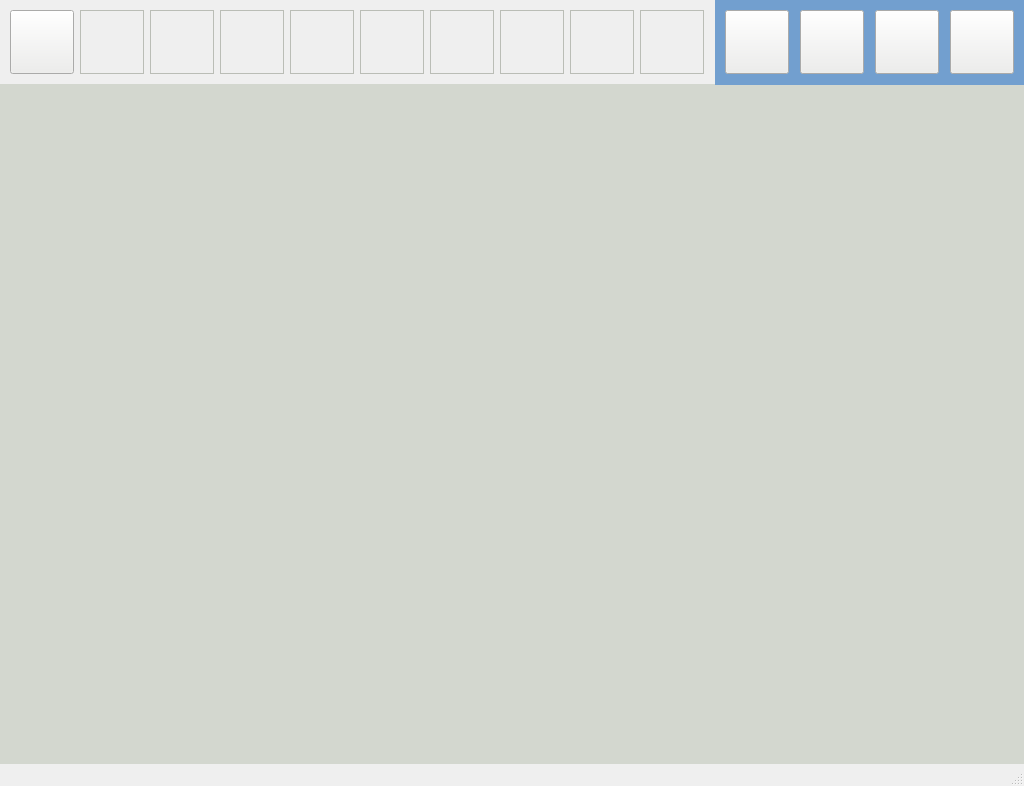
<?xml version="1.0" encoding="UTF-8"?>
<ui version="4.0">
 <class>MainWindow</class>
 <widget class="QMainWindow" name="MainWindow">
  <property name="geometry">
   <rect>
    <x>0</x>
    <y>0</y>
    <width>1024</width>
    <height>786</height>
   </rect>
  </property>
  <property name="windowTitle">
   <string>MainWindow</string>
  </property>
  <widget class="QWidget" name="centralwidget">
   <widget class="QLabel" name="label_Date">
    <property name="geometry">
     <rect>
      <x>1120</x>
      <y>730</y>
      <width>150</width>
      <height>22</height>
     </rect>
    </property>
    <property name="font">
     <font>
      <pointsize>12</pointsize>
     </font>
    </property>
    <property name="text">
     <string/>
    </property>
   </widget>
   <widget class="QLabel" name="label_Time">
    <property name="geometry">
     <rect>
      <x>1130</x>
      <y>730</y>
      <width>150</width>
      <height>22</height>
     </rect>
    </property>
    <property name="font">
     <font>
      <pointsize>12</pointsize>
     </font>
    </property>
    <property name="text">
     <string/>
    </property>
   </widget>
   <widget class="QStackedWidget" name="stackedWidget_Dynamic">
    <property name="geometry">
     <rect>
      <x>0</x>
      <y>84</y>
      <width>1024</width>
      <height>686</height>
     </rect>
    </property>
    <property name="styleSheet">
     <string notr="true">background-color: rgb(211, 215, 207);</string>
    </property>
    <widget class="QWidget" name="page"/>
    <widget class="QWidget" name="page_menu">
     <widget class="QPushButton" name="pushButton_info">
      <property name="geometry">
       <rect>
        <x>45</x>
        <y>70</y>
        <width>204</width>
        <height>200</height>
       </rect>
      </property>
      <property name="text">
       <string/>
      </property>
      <property name="icon">
       <iconset resource="icons.qrc">
        <normaloff>:/new/icons/icon_infoL.png</normaloff>:/new/icons/icon_infoL.png</iconset>
      </property>
      <property name="iconSize">
       <size>
        <width>200</width>
        <height>200</height>
       </size>
      </property>
     </widget>
     <widget class="QPushButton" name="pushButton_vidArchive">
      <property name="geometry">
       <rect>
        <x>532</x>
        <y>70</y>
        <width>204</width>
        <height>200</height>
       </rect>
      </property>
      <property name="text">
       <string/>
      </property>
      <property name="icon">
       <iconset resource="icons.qrc">
        <normaloff>:/new/icons/video_achives.png</normaloff>:/new/icons/video_achives.png</iconset>
      </property>
      <property name="iconSize">
       <size>
        <width>160</width>
        <height>160</height>
       </size>
      </property>
     </widget>
     <widget class="QPushButton" name="pushButton_deviceStatus">
      <property name="geometry">
       <rect>
        <x>289</x>
        <y>70</y>
        <width>204</width>
        <height>200</height>
       </rect>
      </property>
      <property name="text">
       <string/>
      </property>
      <property name="icon">
       <iconset resource="icons.qrc">
        <normaloff>:/new/icons/device_status.png</normaloff>:/new/icons/device_status.png</iconset>
      </property>
      <property name="iconSize">
       <size>
        <width>130</width>
        <height>130</height>
       </size>
      </property>
     </widget>
     <widget class="QPushButton" name="pushButton_etbArchive">
      <property name="geometry">
       <rect>
        <x>775</x>
        <y>70</y>
        <width>204</width>
        <height>200</height>
       </rect>
      </property>
      <property name="text">
       <string/>
      </property>
      <property name="icon">
       <iconset resource="icons.qrc">
        <normaloff>:/new/icons/etb_archive.png</normaloff>:/new/icons/etb_archive.png</iconset>
      </property>
      <property name="iconSize">
       <size>
        <width>125</width>
        <height>130</height>
       </size>
      </property>
     </widget>
     <widget class="QPushButton" name="pushButton_logs">
      <property name="geometry">
       <rect>
        <x>532</x>
        <y>350</y>
        <width>204</width>
        <height>200</height>
       </rect>
      </property>
      <property name="text">
       <string/>
      </property>
      <property name="icon">
       <iconset resource="icons.qrc">
        <normaloff>:/new/icons/logs.png</normaloff>:/new/icons/logs.png</iconset>
      </property>
      <property name="iconSize">
       <size>
        <width>140</width>
        <height>140</height>
       </size>
      </property>
     </widget>
     <widget class="QPushButton" name="pushButton_test">
      <property name="geometry">
       <rect>
        <x>775</x>
        <y>350</y>
        <width>204</width>
        <height>200</height>
       </rect>
      </property>
      <property name="text">
       <string/>
      </property>
      <property name="icon">
       <iconset resource="icons.qrc">
        <normaloff>:/new/icons/testing.png</normaloff>:/new/icons/testing.png</iconset>
      </property>
      <property name="iconSize">
       <size>
        <width>155</width>
        <height>155</height>
       </size>
      </property>
     </widget>
     <widget class="QPushButton" name="pushButton_nvr">
      <property name="geometry">
       <rect>
        <x>45</x>
        <y>350</y>
        <width>204</width>
        <height>200</height>
       </rect>
      </property>
      <property name="text">
       <string/>
      </property>
      <property name="icon">
       <iconset resource="icons.qrc">
        <normaloff>:/new/icons/nvr.png</normaloff>:/new/icons/nvr.png</iconset>
      </property>
      <property name="iconSize">
       <size>
        <width>140</width>
        <height>140</height>
       </size>
      </property>
     </widget>
     <widget class="QPushButton" name="pushButton_settings">
      <property name="geometry">
       <rect>
        <x>289</x>
        <y>350</y>
        <width>204</width>
        <height>200</height>
       </rect>
      </property>
      <property name="text">
       <string/>
      </property>
      <property name="icon">
       <iconset resource="icons.qrc">
        <normaloff>:/new/icons/settings.png</normaloff>:/new/icons/settings.png</iconset>
      </property>
      <property name="iconSize">
       <size>
        <width>140</width>
        <height>140</height>
       </size>
      </property>
     </widget>
     <widget class="QLabel" name="label_info">
      <property name="geometry">
       <rect>
        <x>45</x>
        <y>280</y>
        <width>204</width>
        <height>25</height>
       </rect>
      </property>
      <property name="font">
       <font>
        <pointsize>13</pointsize>
       </font>
      </property>
      <property name="text">
       <string>INFO</string>
      </property>
      <property name="alignment">
       <set>Qt::AlignCenter</set>
      </property>
     </widget>
     <widget class="QLabel" name="label_deviceStatus">
      <property name="geometry">
       <rect>
        <x>289</x>
        <y>280</y>
        <width>204</width>
        <height>25</height>
       </rect>
      </property>
      <property name="font">
       <font>
        <pointsize>13</pointsize>
       </font>
      </property>
      <property name="text">
       <string>DEVICE STATUS</string>
      </property>
      <property name="alignment">
       <set>Qt::AlignCenter</set>
      </property>
     </widget>
     <widget class="QLabel" name="label_vidArchive">
      <property name="geometry">
       <rect>
        <x>532</x>
        <y>280</y>
        <width>204</width>
        <height>25</height>
       </rect>
      </property>
      <property name="font">
       <font>
        <pointsize>13</pointsize>
       </font>
      </property>
      <property name="text">
       <string>LOCAL VIDEO ARCHIVES</string>
      </property>
      <property name="alignment">
       <set>Qt::AlignCenter</set>
      </property>
     </widget>
     <widget class="QLabel" name="label_etbArchive">
      <property name="geometry">
       <rect>
        <x>775</x>
        <y>280</y>
        <width>204</width>
        <height>25</height>
       </rect>
      </property>
      <property name="font">
       <font>
        <pointsize>13</pointsize>
       </font>
      </property>
      <property name="text">
       <string>LOCAL ETB ARCHIVES</string>
      </property>
      <property name="alignment">
       <set>Qt::AlignCenter</set>
      </property>
     </widget>
     <widget class="QLabel" name="label_nvr">
      <property name="geometry">
       <rect>
        <x>45</x>
        <y>560</y>
        <width>204</width>
        <height>25</height>
       </rect>
      </property>
      <property name="font">
       <font>
        <pointsize>13</pointsize>
       </font>
      </property>
      <property name="text">
       <string>NVR INTERFACE</string>
      </property>
      <property name="alignment">
       <set>Qt::AlignCenter</set>
      </property>
     </widget>
     <widget class="QLabel" name="label_settings">
      <property name="geometry">
       <rect>
        <x>289</x>
        <y>560</y>
        <width>204</width>
        <height>25</height>
       </rect>
      </property>
      <property name="font">
       <font>
        <pointsize>13</pointsize>
       </font>
      </property>
      <property name="text">
       <string>SETTINGS</string>
      </property>
      <property name="alignment">
       <set>Qt::AlignCenter</set>
      </property>
     </widget>
     <widget class="QLabel" name="label_logs">
      <property name="geometry">
       <rect>
        <x>532</x>
        <y>560</y>
        <width>204</width>
        <height>25</height>
       </rect>
      </property>
      <property name="font">
       <font>
        <pointsize>13</pointsize>
       </font>
      </property>
      <property name="text">
       <string>LOGS/FAULTS</string>
      </property>
      <property name="alignment">
       <set>Qt::AlignCenter</set>
      </property>
     </widget>
     <widget class="QLabel" name="label_misc">
      <property name="geometry">
       <rect>
        <x>775</x>
        <y>560</y>
        <width>204</width>
        <height>25</height>
       </rect>
      </property>
      <property name="font">
       <font>
        <pointsize>13</pointsize>
       </font>
      </property>
      <property name="text">
       <string>TEST</string>
      </property>
      <property name="alignment">
       <set>Qt::AlignCenter</set>
      </property>
     </widget>
    </widget>
    <widget class="QWidget" name="page_camView_1">
     <widget class="QLabel" name="label_trainStatus">
      <property name="geometry">
       <rect>
        <x>20</x>
        <y>578</y>
        <width>984</width>
        <height>70</height>
       </rect>
      </property>
      <property name="styleSheet">
       <string notr="true">background-color: rgb(186, 189, 182);</string>
      </property>
      <property name="text">
       <string/>
      </property>
     </widget>
     <widget class="QPushButton" name="pushButton_left_up">
      <property name="geometry">
       <rect>
        <x>20</x>
        <y>45</y>
        <width>60</width>
        <height>60</height>
       </rect>
      </property>
      <property name="styleSheet">
       <string notr="true">image: url(:/new/icons/left_up.png);</string>
      </property>
      <property name="text">
       <string/>
      </property>
      <property name="flat">
       <bool>true</bool>
      </property>
     </widget>
     <widget class="QPushButton" name="pushButton_left_down">
      <property name="geometry">
       <rect>
        <x>20</x>
        <y>135</y>
        <width>60</width>
        <height>60</height>
       </rect>
      </property>
      <property name="styleSheet">
       <string notr="true">image: url(:/new/icons/left_down.png);</string>
      </property>
      <property name="text">
       <string/>
      </property>
      <property name="flat">
       <bool>true</bool>
      </property>
     </widget>
     <widget class="QPushButton" name="pushButton_right_up">
      <property name="geometry">
       <rect>
        <x>940</x>
        <y>40</y>
        <width>60</width>
        <height>60</height>
       </rect>
      </property>
      <property name="styleSheet">
       <string notr="true">image: url(:/new/icons/right_up.png);</string>
      </property>
      <property name="text">
       <string/>
      </property>
      <property name="flat">
       <bool>true</bool>
      </property>
     </widget>
     <widget class="QPushButton" name="pushButton_right_down">
      <property name="geometry">
       <rect>
        <x>940</x>
        <y>130</y>
        <width>60</width>
        <height>60</height>
       </rect>
      </property>
      <property name="styleSheet">
       <string notr="true">image: url(:/new/icons/right_down.png);</string>
      </property>
      <property name="text">
       <string/>
      </property>
      <property name="flat">
       <bool>true</bool>
      </property>
     </widget>
     <widget class="QFrame" name="frame">
      <property name="geometry">
       <rect>
        <x>90</x>
        <y>10</y>
        <width>271</width>
        <height>201</height>
       </rect>
      </property>
      <property name="styleSheet">
       <string notr="true">background-color: rgb(211, 215, 207);
image: url(:/new/icons/no-video.png);
</string>
      </property>
      <property name="frameShape">
       <enum>QFrame::StyledPanel</enum>
      </property>
      <property name="frameShadow">
       <enum>QFrame::Raised</enum>
      </property>
      <widget class="QPushButton" name="pushButton_frame_1">
       <property name="geometry">
        <rect>
         <x>0</x>
         <y>0</y>
         <width>271</width>
         <height>201</height>
        </rect>
       </property>
       <property name="styleSheet">
        <string notr="true">background-color: rgb(211, 215, 207,0);</string>
       </property>
       <property name="text">
        <string/>
       </property>
      </widget>
     </widget>
     <widget class="QFrame" name="frame_2">
      <property name="geometry">
       <rect>
        <x>375</x>
        <y>10</y>
        <width>271</width>
        <height>201</height>
       </rect>
      </property>
      <property name="styleSheet">
       <string notr="true">background-color: rgb(211, 215, 207);
image: url(:/new/icons/no-video.png);
</string>
      </property>
      <property name="frameShape">
       <enum>QFrame::StyledPanel</enum>
      </property>
      <property name="frameShadow">
       <enum>QFrame::Raised</enum>
      </property>
      <widget class="QPushButton" name="pushButton_frame_2">
       <property name="geometry">
        <rect>
         <x>0</x>
         <y>0</y>
         <width>271</width>
         <height>201</height>
        </rect>
       </property>
       <property name="styleSheet">
        <string notr="true">background-color: rgb(211, 215, 207,0);</string>
       </property>
       <property name="text">
        <string/>
       </property>
      </widget>
     </widget>
     <widget class="QFrame" name="frame_3">
      <property name="geometry">
       <rect>
        <x>660</x>
        <y>10</y>
        <width>271</width>
        <height>201</height>
       </rect>
      </property>
      <property name="styleSheet">
       <string notr="true">background-color: rgb(211, 215, 207);
image: url(:/new/icons/no-video.png);</string>
      </property>
      <property name="frameShape">
       <enum>QFrame::StyledPanel</enum>
      </property>
      <property name="frameShadow">
       <enum>QFrame::Raised</enum>
      </property>
      <widget class="QPushButton" name="pushButton_frame_3">
       <property name="geometry">
        <rect>
         <x>0</x>
         <y>0</y>
         <width>271</width>
         <height>201</height>
        </rect>
       </property>
       <property name="styleSheet">
        <string notr="true">background-color: rgb(211, 215, 207,0);</string>
       </property>
       <property name="text">
        <string/>
       </property>
      </widget>
     </widget>
     <widget class="QFrame" name="frame_4">
      <property name="geometry">
       <rect>
        <x>20</x>
        <y>230</y>
        <width>481</width>
        <height>331</height>
       </rect>
      </property>
      <property name="styleSheet">
       <string notr="true">background-color: rgb(211, 215, 207);
image: url(:/new/icons/no-video.png);</string>
      </property>
      <property name="frameShape">
       <enum>QFrame::StyledPanel</enum>
      </property>
      <property name="frameShadow">
       <enum>QFrame::Raised</enum>
      </property>
      <widget class="QPushButton" name="pushButton_frame_4">
       <property name="geometry">
        <rect>
         <x>0</x>
         <y>0</y>
         <width>481</width>
         <height>331</height>
        </rect>
       </property>
       <property name="styleSheet">
        <string notr="true">background-color: rgb(211, 215, 207,0);</string>
       </property>
       <property name="text">
        <string/>
       </property>
      </widget>
     </widget>
     <widget class="QFrame" name="frame_5">
      <property name="geometry">
       <rect>
        <x>524</x>
        <y>230</y>
        <width>481</width>
        <height>331</height>
       </rect>
      </property>
      <property name="styleSheet">
       <string notr="true">background-color: rgb(211, 215, 207);
image: url(:/new/icons/no-video.png);</string>
      </property>
      <property name="frameShape">
       <enum>QFrame::StyledPanel</enum>
      </property>
      <property name="frameShadow">
       <enum>QFrame::Raised</enum>
      </property>
      <widget class="QPushButton" name="pushButton_frame_5">
       <property name="geometry">
        <rect>
         <x>0</x>
         <y>0</y>
         <width>481</width>
         <height>331</height>
        </rect>
       </property>
       <property name="styleSheet">
        <string notr="true">background-color: rgb(211, 215, 207,0);</string>
       </property>
       <property name="text">
        <string/>
       </property>
      </widget>
     </widget>
     <widget class="QLabel" name="label_frame_1">
      <property name="geometry">
       <rect>
        <x>90</x>
        <y>211</y>
        <width>271</width>
        <height>15</height>
       </rect>
      </property>
      <property name="text">
       <string/>
      </property>
      <property name="alignment">
       <set>Qt::AlignCenter</set>
      </property>
     </widget>
     <widget class="QLabel" name="label_frame_2">
      <property name="geometry">
       <rect>
        <x>375</x>
        <y>211</y>
        <width>271</width>
        <height>15</height>
       </rect>
      </property>
      <property name="text">
       <string/>
      </property>
      <property name="alignment">
       <set>Qt::AlignCenter</set>
      </property>
     </widget>
     <widget class="QLabel" name="label_frame_3">
      <property name="geometry">
       <rect>
        <x>660</x>
        <y>211</y>
        <width>271</width>
        <height>15</height>
       </rect>
      </property>
      <property name="text">
       <string/>
      </property>
      <property name="alignment">
       <set>Qt::AlignCenter</set>
      </property>
     </widget>
     <widget class="QLabel" name="label_frame_4">
      <property name="geometry">
       <rect>
        <x>20</x>
        <y>561</y>
        <width>481</width>
        <height>15</height>
       </rect>
      </property>
      <property name="text">
       <string/>
      </property>
      <property name="alignment">
       <set>Qt::AlignCenter</set>
      </property>
     </widget>
     <widget class="QLabel" name="label_frame_5">
      <property name="geometry">
       <rect>
        <x>524</x>
        <y>561</y>
        <width>481</width>
        <height>15</height>
       </rect>
      </property>
      <property name="text">
       <string/>
      </property>
      <property name="alignment">
       <set>Qt::AlignCenter</set>
      </property>
     </widget>
    </widget>
    <widget class="QWidget" name="page_camViewMosaic">
     <widget class="QLabel" name="label_trainStatus_2">
      <property name="geometry">
       <rect>
        <x>20</x>
        <y>578</y>
        <width>984</width>
        <height>70</height>
       </rect>
      </property>
      <property name="styleSheet">
       <string notr="true">background-color: rgb(186, 189, 182);</string>
      </property>
      <property name="text">
       <string/>
      </property>
     </widget>
     <widget class="QPushButton" name="pushButton_left">
      <property name="geometry">
       <rect>
        <x>10</x>
        <y>250</y>
        <width>70</width>
        <height>70</height>
       </rect>
      </property>
      <property name="styleSheet">
       <string notr="true">image: url(:/new/icons/left-arrow.png);</string>
      </property>
      <property name="text">
       <string/>
      </property>
      <property name="flat">
       <bool>true</bool>
      </property>
     </widget>
     <widget class="QPushButton" name="pushButton_right">
      <property name="geometry">
       <rect>
        <x>933</x>
        <y>250</y>
        <width>70</width>
        <height>70</height>
       </rect>
      </property>
      <property name="styleSheet">
       <string notr="true">image: url(:/new/icons/right-arrow.png);</string>
      </property>
      <property name="text">
       <string/>
      </property>
      <property name="flat">
       <bool>true</bool>
      </property>
     </widget>
     <widget class="QFrame" name="frame_6">
      <property name="geometry">
       <rect>
        <x>104</x>
        <y>1</y>
        <width>391</width>
        <height>273</height>
       </rect>
      </property>
      <property name="styleSheet">
       <string notr="true">background-color: rgb(211, 215, 207);
image: url(:/new/icons/no-video.png);</string>
      </property>
      <property name="frameShape">
       <enum>QFrame::StyledPanel</enum>
      </property>
      <property name="frameShadow">
       <enum>QFrame::Raised</enum>
      </property>
      <widget class="QPushButton" name="pushButton_frame_6">
       <property name="geometry">
        <rect>
         <x>0</x>
         <y>0</y>
         <width>391</width>
         <height>273</height>
        </rect>
       </property>
       <property name="styleSheet">
        <string notr="true">background-color: rgb(211, 215, 207,0);</string>
       </property>
       <property name="text">
        <string/>
       </property>
      </widget>
     </widget>
     <widget class="QFrame" name="frame_7">
      <property name="geometry">
       <rect>
        <x>530</x>
        <y>1</y>
        <width>391</width>
        <height>273</height>
       </rect>
      </property>
      <property name="styleSheet">
       <string notr="true">background-color: rgb(211, 215, 207);
image: url(:/new/icons/no-video.png);</string>
      </property>
      <property name="frameShape">
       <enum>QFrame::StyledPanel</enum>
      </property>
      <property name="frameShadow">
       <enum>QFrame::Raised</enum>
      </property>
      <widget class="QPushButton" name="pushButton_frame_7">
       <property name="geometry">
        <rect>
         <x>0</x>
         <y>0</y>
         <width>391</width>
         <height>273</height>
        </rect>
       </property>
       <property name="styleSheet">
        <string notr="true">background-color: rgb(211, 215, 207,0);</string>
       </property>
       <property name="text">
        <string/>
       </property>
      </widget>
     </widget>
     <widget class="QFrame" name="frame_8">
      <property name="geometry">
       <rect>
        <x>104</x>
        <y>289</y>
        <width>391</width>
        <height>273</height>
       </rect>
      </property>
      <property name="styleSheet">
       <string notr="true">background-color: rgb(211, 215, 207);
image: url(:/new/icons/no-video.png);
</string>
      </property>
      <property name="frameShape">
       <enum>QFrame::StyledPanel</enum>
      </property>
      <property name="frameShadow">
       <enum>QFrame::Raised</enum>
      </property>
      <widget class="QPushButton" name="pushButton_frame_8">
       <property name="geometry">
        <rect>
         <x>0</x>
         <y>0</y>
         <width>391</width>
         <height>273</height>
        </rect>
       </property>
       <property name="styleSheet">
        <string notr="true">background-color: rgb(211, 215, 207,0);</string>
       </property>
       <property name="text">
        <string/>
       </property>
      </widget>
     </widget>
     <widget class="QFrame" name="frame_9">
      <property name="geometry">
       <rect>
        <x>530</x>
        <y>289</y>
        <width>391</width>
        <height>273</height>
       </rect>
      </property>
      <property name="styleSheet">
       <string notr="true">background-color: rgb(211, 215, 207);
image: url(:/new/icons/no-video.png);</string>
      </property>
      <property name="frameShape">
       <enum>QFrame::StyledPanel</enum>
      </property>
      <property name="frameShadow">
       <enum>QFrame::Raised</enum>
      </property>
      <widget class="QPushButton" name="pushButton_frame_9">
       <property name="geometry">
        <rect>
         <x>0</x>
         <y>0</y>
         <width>391</width>
         <height>273</height>
        </rect>
       </property>
       <property name="styleSheet">
        <string notr="true">background-color: rgb(211, 215, 207,0);</string>
       </property>
       <property name="text">
        <string/>
       </property>
      </widget>
     </widget>
     <widget class="QLabel" name="label_frame_6">
      <property name="geometry">
       <rect>
        <x>105</x>
        <y>274</y>
        <width>391</width>
        <height>15</height>
       </rect>
      </property>
      <property name="text">
       <string/>
      </property>
      <property name="alignment">
       <set>Qt::AlignCenter</set>
      </property>
     </widget>
     <widget class="QLabel" name="label_frame_7">
      <property name="geometry">
       <rect>
        <x>530</x>
        <y>274</y>
        <width>391</width>
        <height>15</height>
       </rect>
      </property>
      <property name="text">
       <string/>
      </property>
      <property name="alignment">
       <set>Qt::AlignCenter</set>
      </property>
     </widget>
     <widget class="QLabel" name="label_frame_8">
      <property name="geometry">
       <rect>
        <x>105</x>
        <y>562</y>
        <width>391</width>
        <height>15</height>
       </rect>
      </property>
      <property name="text">
       <string/>
      </property>
      <property name="alignment">
       <set>Qt::AlignCenter</set>
      </property>
     </widget>
     <widget class="QLabel" name="label_frame_9">
      <property name="geometry">
       <rect>
        <x>531</x>
        <y>562</y>
        <width>391</width>
        <height>15</height>
       </rect>
      </property>
      <property name="text">
       <string/>
      </property>
      <property name="alignment">
       <set>Qt::AlignCenter</set>
      </property>
     </widget>
    </widget>
    <widget class="QWidget" name="page_camViewFull">
     <widget class="QLabel" name="label_trainStatus_3">
      <property name="geometry">
       <rect>
        <x>20</x>
        <y>578</y>
        <width>984</width>
        <height>70</height>
       </rect>
      </property>
      <property name="styleSheet">
       <string notr="true">background-color: rgb(186, 189, 182);</string>
      </property>
      <property name="text">
       <string/>
      </property>
     </widget>
     <widget class="QPushButton" name="pushButton_left_full">
      <property name="geometry">
       <rect>
        <x>10</x>
        <y>250</y>
        <width>70</width>
        <height>70</height>
       </rect>
      </property>
      <property name="styleSheet">
       <string notr="true">image: url(:/new/icons/left-arrow.png);</string>
      </property>
      <property name="text">
       <string/>
      </property>
      <property name="flat">
       <bool>true</bool>
      </property>
     </widget>
     <widget class="QPushButton" name="pushButton_right_full">
      <property name="geometry">
       <rect>
        <x>943</x>
        <y>250</y>
        <width>70</width>
        <height>70</height>
       </rect>
      </property>
      <property name="styleSheet">
       <string notr="true">image: url(:/new/icons/right-arrow.png);</string>
      </property>
      <property name="text">
       <string/>
      </property>
      <property name="flat">
       <bool>true</bool>
      </property>
     </widget>
     <widget class="QFrame" name="frame_10">
      <property name="geometry">
       <rect>
        <x>90</x>
        <y>22</y>
        <width>843</width>
        <height>540</height>
       </rect>
      </property>
      <property name="styleSheet">
       <string notr="true">background-color: rgb(211, 215, 207);
image: url(:/new/icons/no-video.png);</string>
      </property>
      <property name="frameShape">
       <enum>QFrame::StyledPanel</enum>
      </property>
      <property name="frameShadow">
       <enum>QFrame::Raised</enum>
      </property>
      <widget class="QPushButton" name="pushButton_frame_10">
       <property name="geometry">
        <rect>
         <x>0</x>
         <y>0</y>
         <width>843</width>
         <height>540</height>
        </rect>
       </property>
       <property name="styleSheet">
        <string notr="true">background-color: rgb(211, 215, 207);</string>
       </property>
       <property name="text">
        <string/>
       </property>
      </widget>
     </widget>
     <widget class="QLabel" name="label_frame_10">
      <property name="geometry">
       <rect>
        <x>90</x>
        <y>2</y>
        <width>481</width>
        <height>17</height>
       </rect>
      </property>
      <property name="text">
       <string/>
      </property>
     </widget>
     <widget class="QLabel" name="label_cam_no_2">
      <property name="geometry">
       <rect>
        <x>800</x>
        <y>2</y>
        <width>131</width>
        <height>17</height>
       </rect>
      </property>
      <property name="text">
       <string/>
      </property>
     </widget>
    </widget>
    <widget class="QWidget" name="page_cctvView_etbCall">
     <widget class="QFrame" name="frame_11">
      <property name="geometry">
       <rect>
        <x>20</x>
        <y>10</y>
        <width>1004</width>
        <height>656</height>
       </rect>
      </property>
      <property name="frameShape">
       <enum>QFrame::StyledPanel</enum>
      </property>
      <property name="frameShadow">
       <enum>QFrame::Raised</enum>
      </property>
     </widget>
    </widget>
    <widget class="QWidget" name="page_record_CamView">
     <widget class="QFrame" name="frame_12">
      <property name="geometry">
       <rect>
        <x>0</x>
        <y>1</y>
        <width>1024</width>
        <height>610</height>
       </rect>
      </property>
      <property name="frameShape">
       <enum>QFrame::StyledPanel</enum>
      </property>
      <property name="frameShadow">
       <enum>QFrame::Raised</enum>
      </property>
     </widget>
     <widget class="QLabel" name="label_cam_no">
      <property name="geometry">
       <rect>
        <x>3</x>
        <y>624</y>
        <width>200</width>
        <height>20</height>
       </rect>
      </property>
      <property name="text">
       <string/>
      </property>
     </widget>
     <widget class="QLabel" name="label_cam_ip">
      <property name="geometry">
       <rect>
        <x>781</x>
        <y>624</y>
        <width>240</width>
        <height>20</height>
       </rect>
      </property>
      <property name="text">
       <string/>
      </property>
     </widget>
     <widget class="QPushButton" name="pushButton_stop">
      <property name="geometry">
       <rect>
        <x>367</x>
        <y>615</y>
        <width>100</width>
        <height>40</height>
       </rect>
      </property>
      <property name="styleSheet">
       <string notr="true"/>
      </property>
      <property name="text">
       <string>STOP</string>
      </property>
     </widget>
     <widget class="QLabel" name="label_recording_status">
      <property name="geometry">
       <rect>
        <x>567</x>
        <y>620</y>
        <width>151</width>
        <height>30</height>
       </rect>
      </property>
      <property name="text">
       <string/>
      </property>
      <property name="alignment">
       <set>Qt::AlignCenter</set>
      </property>
     </widget>
     <widget class="QPushButton" name="pushButton_record">
      <property name="geometry">
       <rect>
        <x>247</x>
        <y>615</y>
        <width>100</width>
        <height>40</height>
       </rect>
      </property>
      <property name="styleSheet">
       <string notr="true"/>
      </property>
      <property name="text">
       <string>RECORD</string>
      </property>
     </widget>
     <widget class="QLabel" name="label_recordingIcon">
      <property name="geometry">
       <rect>
        <x>497</x>
        <y>620</y>
        <width>30</width>
        <height>30</height>
       </rect>
      </property>
      <property name="text">
       <string/>
      </property>
     </widget>
    </widget>
    <widget class="QWidget" name="page_trainReverse">
     <widget class="QFrame" name="frame_13">
      <property name="geometry">
       <rect>
        <x>0</x>
        <y>1</y>
        <width>1024</width>
        <height>610</height>
       </rect>
      </property>
      <property name="frameShape">
       <enum>QFrame::StyledPanel</enum>
      </property>
      <property name="frameShadow">
       <enum>QFrame::Raised</enum>
      </property>
     </widget>
     <widget class="QLabel" name="label_reverseView">
      <property name="geometry">
       <rect>
        <x>112</x>
        <y>615</y>
        <width>800</width>
        <height>40</height>
       </rect>
      </property>
      <property name="font">
       <font>
        <pointsize>16</pointsize>
       </font>
      </property>
      <property name="text">
       <string>REVERSE CAMERA VIEW OF TRAIN</string>
      </property>
      <property name="alignment">
       <set>Qt::AlignCenter</set>
      </property>
     </widget>
    </widget>
   </widget>
   <widget class="QPushButton" name="pushButton_Menu">
    <property name="geometry">
     <rect>
      <x>10</x>
      <y>10</y>
      <width>64</width>
      <height>64</height>
     </rect>
    </property>
    <property name="styleSheet">
     <string notr="true">background-color: rgb(238, 238, 236);
image: url(:/new/prefix1/menu_icon2.png);</string>
    </property>
    <property name="text">
     <string/>
    </property>
    <property name="icon">
     <iconset resource="icons.qrc">
      <normaloff>:/new/icons/menu_icon2.png</normaloff>:/new/icons/menu_icon2.png</iconset>
    </property>
    <property name="iconSize">
     <size>
      <width>60</width>
      <height>60</height>
     </size>
    </property>
   </widget>
   <widget class="QLabel" name="label_power">
    <property name="geometry">
     <rect>
      <x>80</x>
      <y>10</y>
      <width>64</width>
      <height>64</height>
     </rect>
    </property>
    <property name="maximumSize">
     <size>
      <width>16777215</width>
      <height>16777215</height>
     </size>
    </property>
    <property name="styleSheet">
     <string notr="true">image: url(:/new/icons/power.png);
border-style: solid;
border-width:1px;
border-color: rgb(186, 189, 182);


</string>
    </property>
    <property name="text">
     <string/>
    </property>
   </widget>
   <widget class="QLabel" name="label_lan">
    <property name="geometry">
     <rect>
      <x>150</x>
      <y>10</y>
      <width>64</width>
      <height>64</height>
     </rect>
    </property>
    <property name="styleSheet">
     <string notr="true">image: url(:/new/icons/lan.png);
border-style: solid;
border-width:1px;
border-color: rgb(186, 189, 182);</string>
    </property>
    <property name="text">
     <string/>
    </property>
   </widget>
   <widget class="QLabel" name="label_camera">
    <property name="geometry">
     <rect>
      <x>220</x>
      <y>10</y>
      <width>64</width>
      <height>64</height>
     </rect>
    </property>
    <property name="styleSheet">
     <string notr="true">image: url(:/new/icons/cctv.png);
border-style: solid;
border-width:1px;
border-color: rgb(186, 189, 182);</string>
    </property>
    <property name="text">
     <string/>
    </property>
   </widget>
   <widget class="QLabel" name="label_ssd">
    <property name="geometry">
     <rect>
      <x>290</x>
      <y>10</y>
      <width>64</width>
      <height>64</height>
     </rect>
    </property>
    <property name="styleSheet">
     <string notr="true">image: url(:/new/icons/nvr_database.png);
border-style: solid;
border-width:1px;
border-color: rgb(186, 189, 182);</string>
    </property>
    <property name="text">
     <string/>
    </property>
   </widget>
   <widget class="QLabel" name="label_voip">
    <property name="geometry">
     <rect>
      <x>360</x>
      <y>10</y>
      <width>64</width>
      <height>64</height>
     </rect>
    </property>
    <property name="styleSheet">
     <string notr="true">image: url(:/new/icons/voip.png);
border-style: solid;
border-width:1px;
border-color: rgb(186, 189, 182);</string>
    </property>
    <property name="text">
     <string/>
    </property>
   </widget>
   <widget class="QLabel" name="label_wifi">
    <property name="geometry">
     <rect>
      <x>430</x>
      <y>10</y>
      <width>64</width>
      <height>64</height>
     </rect>
    </property>
    <property name="styleSheet">
     <string notr="true">image: url(:/new/icons/wifi2.png);
border-style: solid;
border-width:1px;
border-color: rgb(186, 189, 182);</string>
    </property>
    <property name="text">
     <string/>
    </property>
   </widget>
   <widget class="QLabel" name="label_4g">
    <property name="geometry">
     <rect>
      <x>500</x>
      <y>10</y>
      <width>64</width>
      <height>64</height>
     </rect>
    </property>
    <property name="styleSheet">
     <string notr="true">image: url(:/new/icons/4g.png);
border-style: solid;
border-width:1px;
border-color: rgb(186, 189, 182);</string>
    </property>
    <property name="text">
     <string/>
    </property>
   </widget>
   <widget class="QLabel" name="label_datasync">
    <property name="geometry">
     <rect>
      <x>570</x>
      <y>10</y>
      <width>64</width>
      <height>64</height>
     </rect>
    </property>
    <property name="styleSheet">
     <string notr="true">image: url(:/new/icons/sync.png);
border-style: solid;
border-width:1px;
border-color: rgb(186, 189, 182);</string>
    </property>
    <property name="text">
     <string/>
    </property>
   </widget>
   <widget class="QLabel" name="label_gps">
    <property name="geometry">
     <rect>
      <x>640</x>
      <y>10</y>
      <width>64</width>
      <height>64</height>
     </rect>
    </property>
    <property name="styleSheet">
     <string notr="true">image: url(:/new/icons/gps.png);
border-style: solid;
border-width:1px;
border-color: rgb(186, 189, 182);</string>
    </property>
    <property name="text">
     <string/>
    </property>
   </widget>
   <widget class="QLabel" name="label_cam_buttons">
    <property name="geometry">
     <rect>
      <x>715</x>
      <y>0</y>
      <width>309</width>
      <height>85</height>
     </rect>
    </property>
    <property name="styleSheet">
     <string notr="true">background-color: rgb(114, 159, 207);</string>
    </property>
    <property name="text">
     <string/>
    </property>
   </widget>
   <widget class="QPushButton" name="pushButton_camView_1">
    <property name="geometry">
     <rect>
      <x>725</x>
      <y>10</y>
      <width>64</width>
      <height>64</height>
     </rect>
    </property>
    <property name="styleSheet">
     <string notr="true">background-color: rgb(238, 238, 236);</string>
    </property>
    <property name="text">
     <string/>
    </property>
    <property name="icon">
     <iconset resource="icons.qrc">
      <normaloff>:/new/icons/camera_layout.png</normaloff>:/new/icons/camera_layout.png</iconset>
    </property>
    <property name="iconSize">
     <size>
      <width>54</width>
      <height>54</height>
     </size>
    </property>
   </widget>
   <widget class="QPushButton" name="pushButton_camView_full">
    <property name="geometry">
     <rect>
      <x>875</x>
      <y>10</y>
      <width>64</width>
      <height>64</height>
     </rect>
    </property>
    <property name="styleSheet">
     <string notr="true">background-color: rgb(238, 238, 236);
</string>
    </property>
    <property name="text">
     <string/>
    </property>
    <property name="icon">
     <iconset resource="icons.qrc">
      <normaloff>:/new/icons/square.png</normaloff>:/new/icons/square.png</iconset>
    </property>
    <property name="iconSize">
     <size>
      <width>54</width>
      <height>54</height>
     </size>
    </property>
   </widget>
   <widget class="QPushButton" name="pushButton_camView_2">
    <property name="geometry">
     <rect>
      <x>800</x>
      <y>10</y>
      <width>64</width>
      <height>64</height>
     </rect>
    </property>
    <property name="styleSheet">
     <string notr="true">background-color: rgb(238, 238, 236);</string>
    </property>
    <property name="text">
     <string/>
    </property>
    <property name="icon">
     <iconset resource="icons.qrc">
      <normaloff>:/new/icons/4-black-squares.png</normaloff>:/new/icons/4-black-squares.png</iconset>
    </property>
    <property name="iconSize">
     <size>
      <width>54</width>
      <height>54</height>
     </size>
    </property>
   </widget>
   <widget class="QPushButton" name="pushButton_return">
    <property name="geometry">
     <rect>
      <x>950</x>
      <y>10</y>
      <width>64</width>
      <height>64</height>
     </rect>
    </property>
    <property name="styleSheet">
     <string notr="true">background-color: rgb(238, 238, 236);</string>
    </property>
    <property name="text">
     <string/>
    </property>
    <property name="icon">
     <iconset resource="icons.qrc">
      <normaloff>:/new/icons/back-arrow.png</normaloff>:/new/icons/back-arrow.png</iconset>
    </property>
    <property name="iconSize">
     <size>
      <width>54</width>
      <height>54</height>
     </size>
    </property>
   </widget>
  </widget>
  <widget class="QMenuBar" name="menubar">
   <property name="geometry">
    <rect>
     <x>0</x>
     <y>0</y>
     <width>1024</width>
     <height>22</height>
    </rect>
   </property>
  </widget>
  <widget class="QStatusBar" name="statusbar"/>
 </widget>
 <resources>
  <include location="icons.qrc"/>
 </resources>
 <connections/>
</ui>
